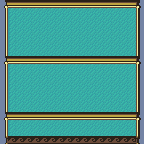

The image is a tile-based game level rendered from a .tmx file. Its description and source (layers, tilesets, objects; grid data summarised) follow:
An orthogonal 18x18 tile map with 8x8 px tiles, 1 tile layer (Tile Layer 1).

<map version="1.0" orientation="orthogonal" renderorder="right-down" width="18" height="18" tilewidth="8" tileheight="8" nextobjectid="1">
 <tileset firstgid="1" name="MenuTiles" tilewidth="8" tileheight="8">
  <image source="MenuTiles.png" width="256" height="32" />
 </tileset>
 <layer name="Tile Layer 1" width="18" height="18">
  <data>[324 cells, 324 non-empty, 10 distinct tile ids]</data>
 </layer>
</map>
